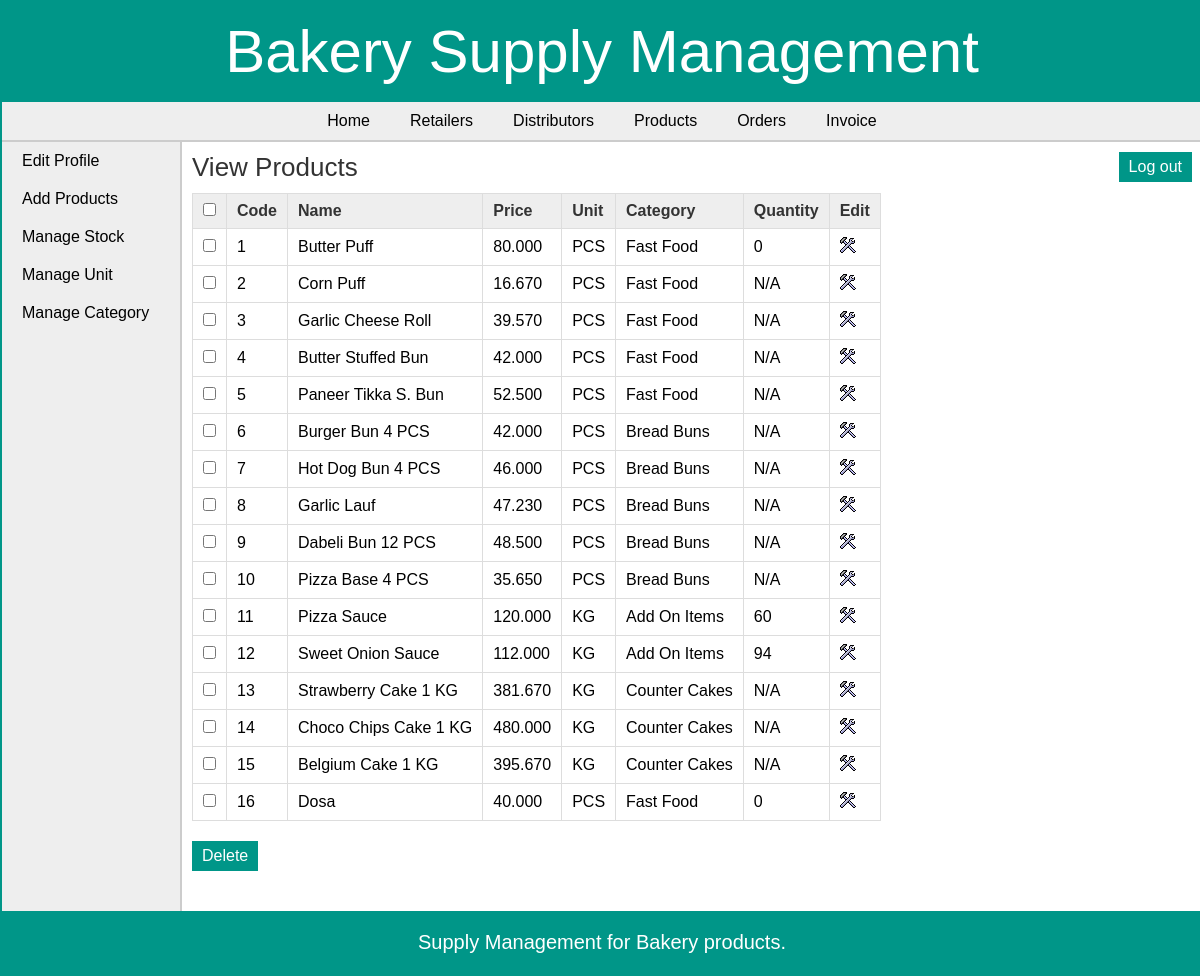
Page /manufacturer/view_products.php (signed in) on the committed database.
### tables this page shows
CREATE TABLE `products` (
  `pro_id` int(11) NOT NULL,
  `pro_name` varchar(25) NOT NULL,
  `pro_desc` text DEFAULT NULL,
  `pro_price` decimal(10,3) NOT NULL,
  `unit` int(11) NOT NULL,
  `pro_cat` int(11) NOT NULL,
  `quantity` int(6) DEFAULT NULL
);

CREATE TABLE `unit` (
  `id` int(11) NOT NULL,
  `unit_name` varchar(20) NOT NULL,
  `unit_details` text DEFAULT NULL
);

CREATE TABLE `categories` (
  `cat_id` int(11) NOT NULL,
  `cat_name` varchar(25) NOT NULL,
  `cat_details` text DEFAULT NULL
);

### manufacturer/view_products.php (the view, shortened to what this page needs)
<?php
	include("../includes/config.php");
	if(isset($_SESSION['manufacturer_login'])) {
			$query_selectProducts = "SELECT * FROM products,categories,unit WHERE products.pro_cat=categories.cat_id AND products.unit=unit.id ORDER BY pro_id";
			$result_selectProducts = mysqli_query($con,$query_selectProducts);
		}
		else {
			header('Location:../index.php');
		}
?>
<!DOCTYPE html>
<html>
<head>
	<link rel="stylesheet" href="../includes/main_style.css" >
</head>
<body>
	<?php
		include("../includes/header.inc.php");
		include("../includes/nav_manufacturer.inc.php");
		include("../includes/aside_manufacturer.inc.php");
	?>
	<section>
		<h1>View Products</h1>
		<form action="" method="POST" class="form">
		<table class="table_displayData">
			<tr>
				<th> <input type="checkbox" onClick="toggle(this)" /> </th>
				<th> Code </th>
				<th> Name </th>
				<th> Price </th>
				<th> Unit </th>
				<th> Category </th>
				<th> Quantity </th>
				<th> Edit </th>
			</tr>
			<?php $i=1; while($row_selectProducts = mysqli_fetch_array($result_selectProducts)) { ?>
			<tr>
				<td> <input type="checkbox" name="chkId[]" value="<?php echo $row_selectProducts['pro_id']; ?>" /> </td>
				<td> <?php echo $row_selectProducts['pro_id']; ?> </td>
				<td> <?php echo $row_selectProducts['pro_name']; ?> </td>
				<td> <?php echo $row_selectProducts['pro_price']; ?> </td>
				<td> <?php echo $row_selectProducts['unit_name']; ?> </td>
				<td> <?php echo $row_selectProducts['cat_name']; ?> </td>
				<td> <?php if($row_selectProducts['quantity'] == NULL){ echo "N/A";} else {echo $row_selectProducts['quantity'];} ?> </td>
				<td> <a href="edit_product.php?id=<?php echo $row_selectProducts['pro_id']; ?>"><img src="../images/edit.png" alt="edit" /></a> </td>
			</tr>
			<?php $i++; } ?>
		</table>
		<input type="submit" value="Delete" class="submit_button"/>
		</form>
	</section>
	<?php
		include("../includes/footer.inc.php");
	?>
</body>
</html>

### includes/header.inc.php
<header> <h1>Bakery Supply Management</h1> </header>

### includes/nav_manufacturer.inc.php
<nav>
	<a href="index.php">Home</a><a href="../manufacturer/view_retailer.php">Retailers</a><a href="../manufacturer/view_distributor.php">Distributors</a><a href="../manufacturer/view_products.php">Products</a><a href="../manufacturer/view_orders.php">Orders</a><a href="../manufacturer/view_invoice.php">Invoice</a>
</nav>

### includes/aside_manufacturer.inc.php
<table class="table_mainWrapper">
<tr>
<td id="td_aside">
<aside>
	<a href="../manufacturer/edit_profile.php">Edit Profile</a><a href="../manufacturer/add_product.php">Add Products</a><a href="../manufacturer/manage_stock.php">Manage Stock</a><a href="../manufacturer/view_unit.php">Manage Unit</a><a href="../manufacturer/view_category.php">Manage Category</a>
</aside>
</td>
<td id="td_section">
<a href="../logout.php"><input type="button" value="Log out" class="submit_button" style="float:right;margin:10px;"/></a>

### includes/footer.inc.php
</td>
</tr>
</table>
<footer>Supply Management for Bakery products.</footer>

### includes/main_style.css (style rules this page uses)
* { font-family: arial,sans-serif; margin:0px; padding:0px; }
body { width:1200px; margin:auto; border:2px solid #009688; }
a { text-decoration:none; }
.submit_button { font-size:16px; margin-top:20px; margin-right:20px; padding:6px 10px; background-color:#009688; border:none; color:white; }
header { background-color:#009688; height:100px; margin:0px auto; }
header h1 { text-align:center; line-height:100px; color:white; font-size:60px; font-weight:normal; }
nav { margin:0px; text-align:center; background-color:#EEEEEE; border-bottom:2px solid #ccc; }
nav a { color:black; display:inline-block; padding:10px 20px; }
.table_mainWrapper { width:1200px; border-spacing:0px; }
#td_aside { background-color:#EEEEEE; vertical-align:top; width:200px; border-right:2px solid #ccc; }
aside a { color:black; display:block; padding:10px 20px; }
#td_section { vertical-align:top; }
section { width:1000px; padding:10px; padding-bottom:40px; }
section h1 { margin-bottom:10px; font-weight:normal; color:#333; font-size: 26px; }
table { border-collapse: collapse; }
.table_displayData td, .table_displayData th { border:1px solid #ddd; padding: 8px 10px; text-align: left; }
.table_displayData th { background-color:#eee; color:#333; }
footer { clear:both; padding:20px; font-size:20px; background-color:#009688; color:white; text-align:center; }

### rows in the picture
products: pro_id "1", pro_name "Butter Puff", pro_price "80.000", unit.unit_name "PCS", pro_cat.cat_name "Fast Food", quantity "0"
products: pro_id "2", pro_name "Corn Puff", pro_price "16.670", unit.unit_name "PCS", pro_cat.cat_name "Fast Food", shows "N/A"
products: pro_id "3", pro_name "Garlic Cheese Roll", pro_price "39.570", unit.unit_name "PCS", pro_cat.cat_name "Fast Food", shows "N/A"
products: pro_id "4", pro_name "Butter Stuffed Bun", pro_price "42.000", unit.unit_name "PCS", pro_cat.cat_name "Fast Food", shows "N/A"
products: pro_id "5", pro_name "Paneer Tikka S. Bun", pro_price "52.500", unit.unit_name "PCS", pro_cat.cat_name "Fast Food", shows "N/A"
products: pro_id "6", pro_name "Burger Bun 4 PCS", pro_price "42.000", unit.unit_name "PCS", pro_cat.cat_name "Bread Buns", shows "N/A"
products: pro_id "7", pro_name "Hot Dog Bun 4 PCS", pro_price "46.000", unit.unit_name "PCS", pro_cat.cat_name "Bread Buns", shows "N/A"
products: pro_id "8", pro_name "Garlic Lauf", pro_price "47.230", unit.unit_name "PCS", pro_cat.cat_name "Bread Buns", shows "N/A"
products: pro_id "9", pro_name "Dabeli Bun 12 PCS", pro_price "48.500", unit.unit_name "PCS", pro_cat.cat_name "Bread Buns", shows "N/A"
products: pro_id "10", pro_name "Pizza Base 4 PCS", pro_price "35.650", unit.unit_name "PCS", pro_cat.cat_name "Bread Buns", shows "N/A"
products: pro_id "11", pro_name "Pizza Sauce", pro_price "120.000", unit.unit_name "KG", pro_cat.cat_name "Add On Items", quantity "60"
products: pro_id "12", pro_name "Sweet Onion Sauce", pro_price "112.000", unit.unit_name "KG", pro_cat.cat_name "Add On Items", quantity "94"
products: pro_id "13", pro_name "Strawberry Cake 1 KG", pro_price "381.670", unit.unit_name "KG", pro_cat.cat_name "Counter Cakes", shows "N/A"
products: pro_id "14", pro_name "Choco Chips Cake 1 KG", pro_price "480.000", unit.unit_name "KG", pro_cat.cat_name "Counter Cakes", shows "N/A"
products: pro_id "15", pro_name "Belgium Cake 1 KG", pro_price "395.670", unit.unit_name "KG", pro_cat.cat_name "Counter Cakes", shows "N/A"
products: pro_id "16", pro_name "Dosa", pro_price "40.000", unit.unit_name "PCS", pro_cat.cat_name "Fast Food", quantity "0"
